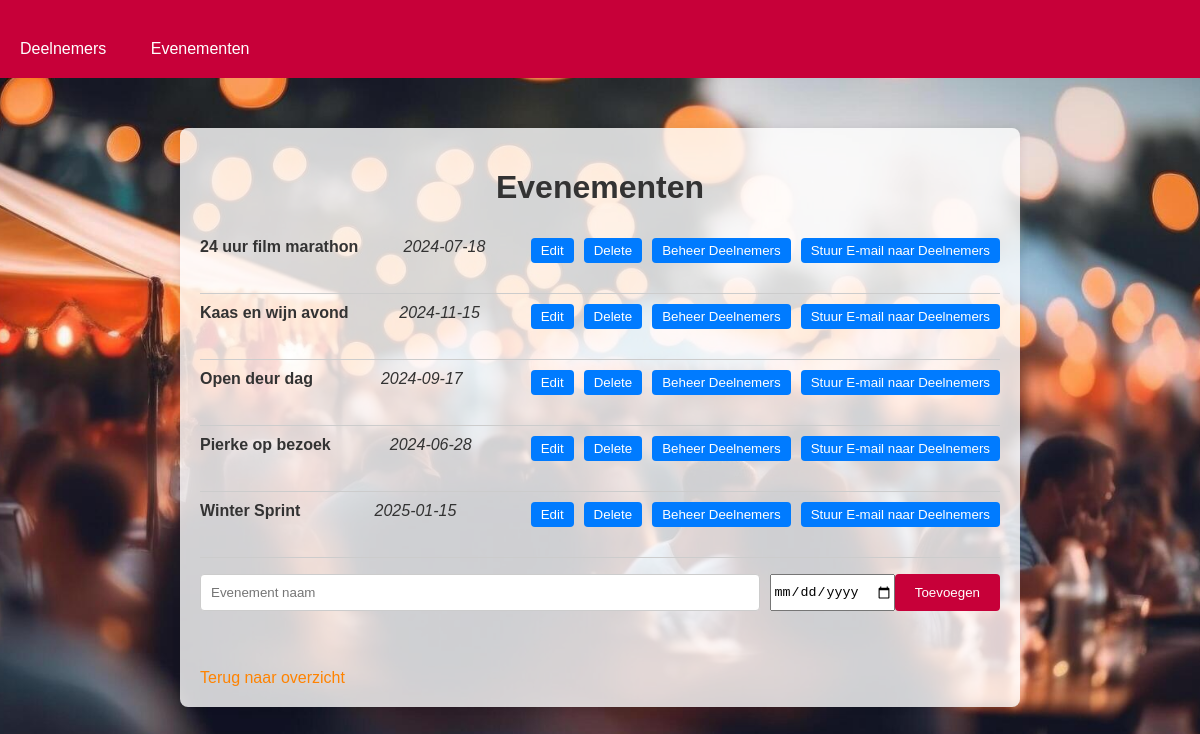
The app's page /events with its own data.
### app.py (models this page shows)
class Event(db.Model):
    id = db.Column(db.Integer, primary_key=True)
    name = db.Column(db.String(100), nullable=False)
    date = db.Column(db.String(100), nullable=False)

### app.py (the view)
@app.route('/events', methods=['GET', 'POST'])
def events():
    events = Event.query.order_by(Event.name).all()
    return render_template('events.html', events=events)

### templates/events.html (shortened to what this page needs)
<!DOCTYPE html>
<html lang="en">
<head>
    <link rel="stylesheet" href="{{ url_for('static', filename='style.css') }}">
</head>
<body style="background: url('{{ url_for('static', filename='background.jpg') }}') no-repeat center center fixed; background-size: cover;">
    <nav>
        <a href="/">Deelnemers</a>
        <a href="/events">Evenementen</a>
    </nav>
    <div class="container">
        <h1>Evenementen</h1>
        <ul>
            {% for event in events %}
            <li>
                <strong>{{ event.name }}</strong><br>
                <em>{{ event.date }}</em><br>
                <div class="event-actions">
                    <form action="{{ url_for('edit_event', id=event.id) }}" method="GET">
                        <button type="submit">Edit</button>
                    </form>
                    <form action="{{ url_for('delete_event', id=event.id) }}" method="POST">
                        <button type="submit">Delete</button>
                    </form>
                    <form action="{{ url_for('manage_event', id=event.id) }}" method="GET">
                        <button type="submit">Beheer Deelnemers</button>
                    </form>
                    <form action="{{ url_for('email_event_participants') }}" method="GET">
                        <button type="submit">Stuur E-mail naar Deelnemers</button>
                    </form>
                </div>
            </li>
            {% endfor %}
        </ul>
        <form action="/add_event" method="POST">
            <input type="text" name="name" placeholder="Evenement naam" required>
            <input type="date" name="date" placeholder="Evenement datum" required>
            <button type="submit">Toevoegen</button>
        </form>
        <br>
        <a href="/">Terug naar overzicht</a>
    </div>
</body>
</html>

### static/style.css (style rules this page uses)
body { font-family: Arial, sans-serif; background-color: #900C3F ; color: #333; margin: 0; padding: 0; }
.container { max-width: 800px; margin: 50px auto; padding: 20px; background-color: rgba(255, 255, 255, 0.8); border-radius: 8px; box-shadow: 0 0 10px rgba(0, 0, 0, 0.1); }
h1 { text-align: center; color: #333; }
form { display: flex; justify-content: space-between; margin-bottom: 20px; }
form input[type="text"], form input[type="email"], form input[type="password"] { flex: 1; padding: 10px; margin-right: 10px; border: 1px solid #ccc; border-radius: 4px; }
form button { padding: 10px 20px; background-color: #C70039; color: white; border: none; border-radius: 4px; cursor: pointer; }
ul { list-style-type: none; padding: 0; }
li { display: flex; justify-content: space-between; padding: 10px 0; border-bottom: 1px solid #ccc; }
a { display: inline-block; margin-top: 20px; color: #FF8300; text-decoration: none; }
nav { background-color: #C70039 ; padding: 10px 0; margin-bottom: 20px; }
nav a { color: white; text-decoration: none; padding: 10px 20px; display: inline-block; }
.participant-actions, .event-actions { display: flex; gap: 10px; }
.participant-actions form, .event-actions form { display: inline; }
.participant-actions button, .event-actions button { padding: 5px 10px; background-color: #FF8300; color: white; border: none; border-radius: 4px; cursor: pointer; }

### templates/events.html (style rules this page uses)
.event-actions { display: flex; gap: 10px; }
.event-actions form { display: inline; }
.event-actions button { padding: 5px 10px; background-color: #007BFF; color: white; border: none; border-radius: 4px; cursor: pointer; }

### records on screen
Event: name "24 uur film marathon", date "2024-07-18"
Event: name "Kaas en wijn avond", date "2024-11-15"
Event: name "Open deur dag", date "2024-09-17"
Event: name "Pierke op bezoek", date "2024-06-28"
Event: name "Winter Sprint", date "2025-01-15"
